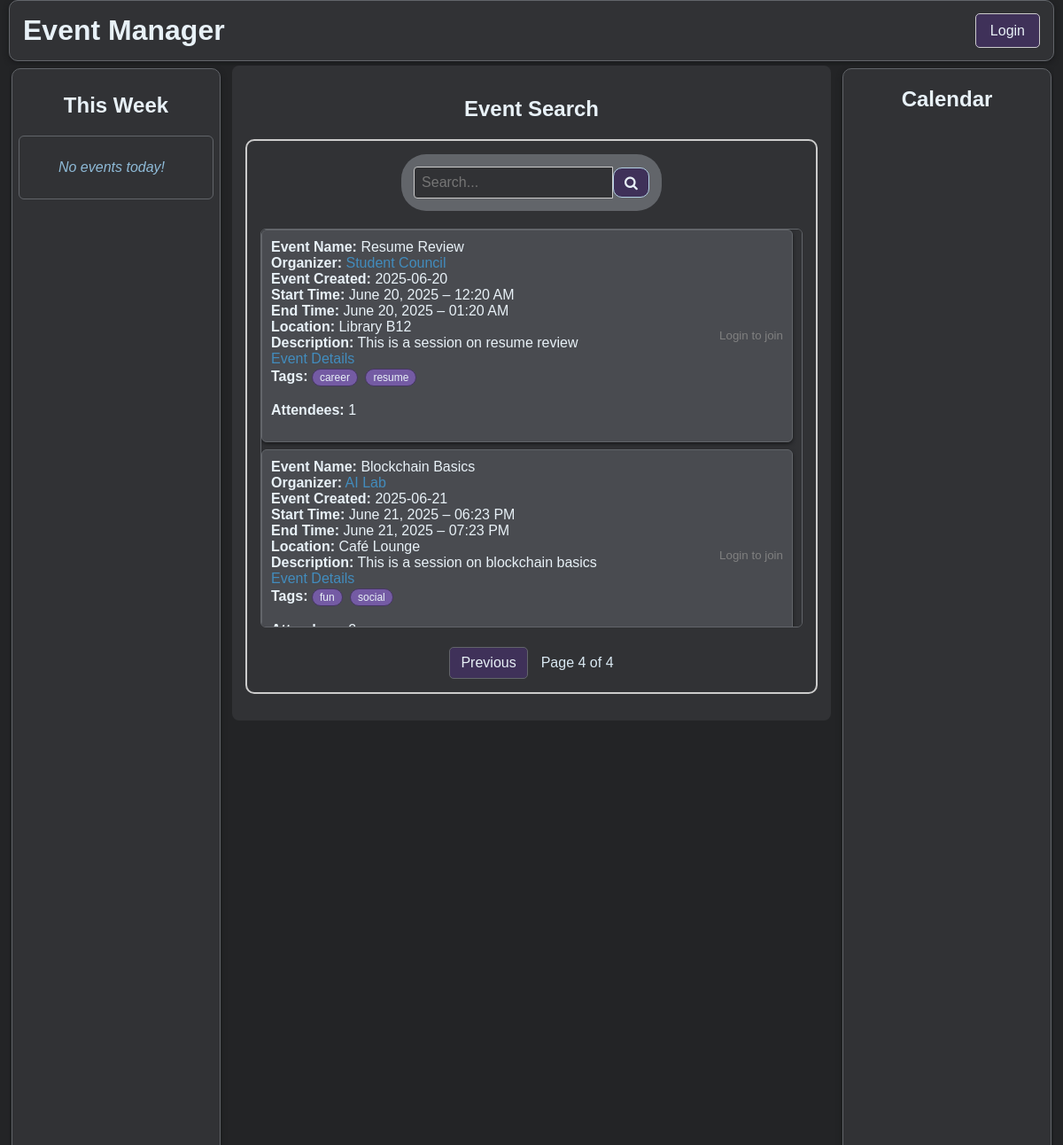
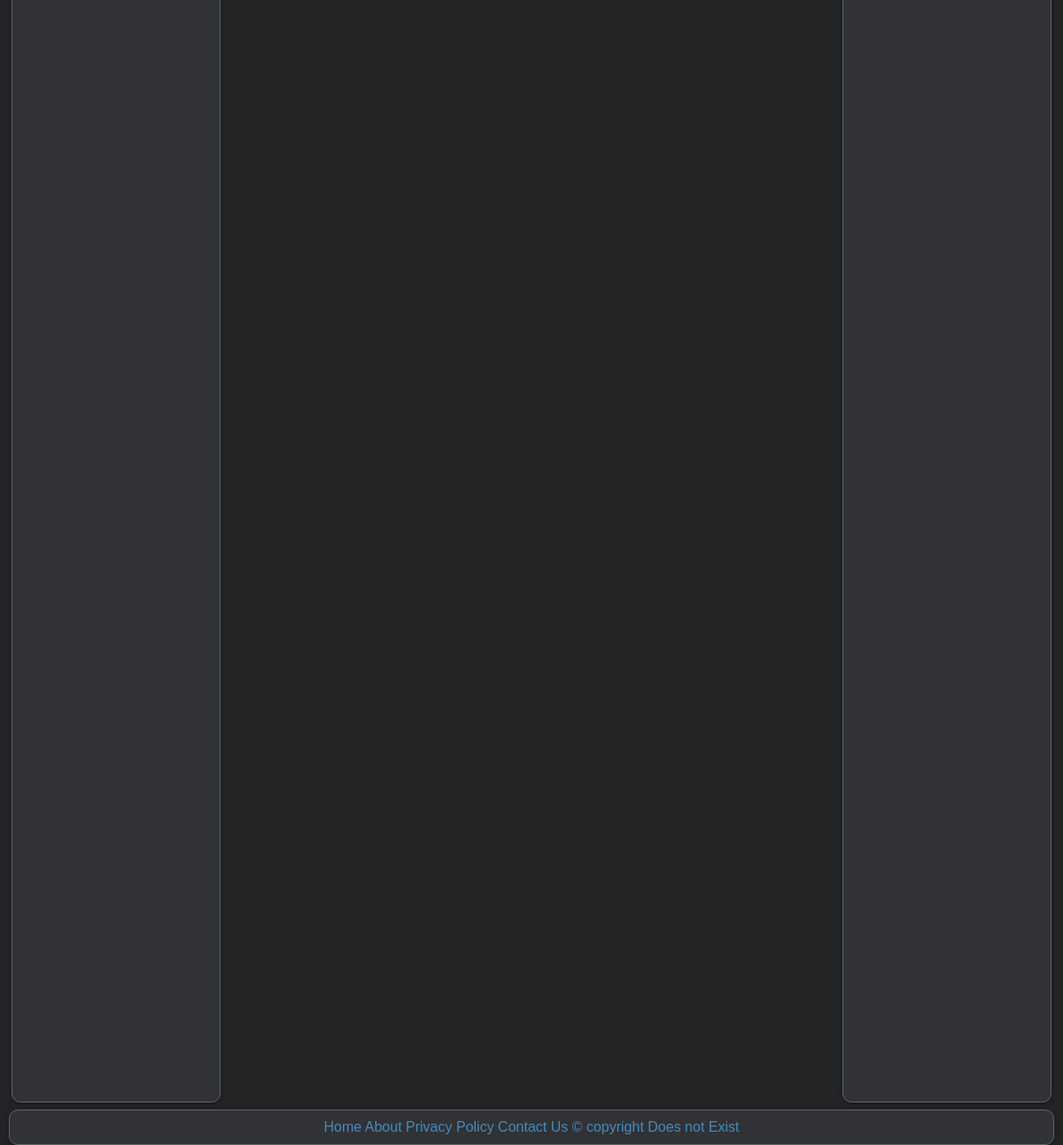
/?page=4, run on the app's committed database (2 pictures, top to bottom).
### src/event_model.py (models this page shows, shortened)
class Events(Base):
    __tablename__ = "events"
    uid: Mapped[int] = mapped_column(Integer, primary_key=True, index=True)
    owner_uid: Mapped[int] = mapped_column(Integer, index=True)
    title: Mapped[str] = mapped_column(String, nullable=False)
    date: Mapped[DateTime] = mapped_column(DateTime, nullable=True)
    start_time: Mapped[DateTime] = mapped_column(DateTime, nullable=False)
    end_time: Mapped[DateTime] = mapped_column(DateTime, nullable=True)
    location: Mapped[str] = mapped_column(String, nullable=True)
    event_type: Mapped[str] = mapped_column(String, nullable=True)
    organizer: Mapped[str] = mapped_column(String, nullable=True, default="Unknown")
    tags: Mapped[str] = mapped_column(String, nullable=True, default="")
    image_urls: Mapped[str] = mapped_column(String, nullable=True, default="")
    description: Mapped[str] = mapped_column(String, nullable=True)
    archived: Mapped[bool] = mapped_column(default=False)
    attendees: Mapped[list["User"]] = relationship(
        "User",
        secondary=event_signups,
        back_populates="events"
    )

### main.py (the view, shortened to what this page needs)
@app.get("/", response_class=HTMLResponse)
def main(
    request: Request,
    db_event: Session = Depends(get_event_session),
    current_user: Optional[UserBase] = Depends(get_current_user),
    page: int = 1,
    per_page: int = 20
):
    from datetime import timedelta
    today = date.today()
    start_of_week = today - timedelta(days=today.weekday())
    end_of_week = start_of_week + timedelta(days=6)
    events_this_week = []
    joined_event_ids = set()
    query = db_event.query(EventBase).filter(EventBase.archived == False)
    all_events = query.offset((page - 1) * per_page).limit(per_page).all()
    attendee_counts = {event.uid: len(event.attendees) for event in all_events}
    event_titles = {event.uid: (event.title) for event in all_events}
    event_descriptions = {event.uid: event.description for event in all_events}
    total_events = query.count()
    total_pages = (total_events + per_page - 1) // per_page
    return templates.TemplateResponse('home.html', {
        'request': request,
        'username': current_user.username if current_user else None,
        'events_today': events_this_week,
        'all_events': all_events,
        'page': page,
        'total_pages': total_pages,
        'joined_event_ids': joined_event_ids,
        'attendee_counts': attendee_counts,
        'event_title': event_titles,
        'description': event_descriptions
    })

### db/session.py (called while the page is built)
def get_user_session():
    db = SessionLocal_usr()
    try:
        yield db
    finally:
        db.close()

def get_event_session():
    db = SessionLocal_usr()
    try:
        yield db
    finally:
        db.close()

### main.py (called while the page is built, shortened)
def get_current_user(request: Request, db: Session = Depends(get_user_session)):
    token = request.cookies.get("access_token")
    if not token:
        return None

### templates/home.html (shortened to what this page needs)
<!DOCTYPE html>
<html data-theme="dark">
<head>
  <link rel="stylesheet" href="/static/styles.css">
  <link rel="stylesheet" href="https://cdnjs.cloudflare.com/ajax/libs/font-awesome/4.7.0/css/font-awesome.min.css">
  <link href="https://cdn.jsdelivr.net/npm/fullcalendar@6.1.8/index.global.min.css" rel="stylesheet" />
</head>
<body>
  <div class="page-container">
    <div class="header">
      <div class="header-left">
        <h1>Event Manager</h1>
      </div>
      <div class="header-right">
        {% if username %}
          <a href="/profile/home" class="login-btn">Profile</a>
        {% else %}
          <a href="/login" class="login-btn">Login</a>
        {% endif %}
      </div>
    </div>
    <div class="content">
      <div class="left">
        <h2 style="text-align:center;">This Week</h2>
        <div class="menu scrollable-event-list">
          {% if not events_today %}
            <p style="padding: 10px; font-style: italic; color: var(--text-300);">No events today!</p>
          {% endif %}
        </div>
      </div>
      <div class="main">
        <div class="search-section">
          <h2 style="text-align:center;">Event Search</h2>
          <div class="search-box">
            <div class="search-centered">
              <div class="search">
                <form action="/search">
                  <input type="search" placeholder="Search..." name="search">
                  <button type="submit"><i class="fa fa-search"></i></button>
                </form>
              </div>
            </div>
            <div class="search-centered">
              <div class="scrollable-event-list-home">
                {% if all_events %}
                  {% for event in all_events %}
                    <div class="event-card">
                      <div class="event-inner">
                        <div class="event-details">
                          <span><b>Event Name:</b> {{ event_title[event.uid] }}</span><br>
                          <b>Organizer:</b>
                          <a href="#" class="organizer-link" data-organizer-id="{{ event.owner_uid }}">{{ event.organizer }}</a><br>
                          <span><b>Event Created:</b> {{ event.date.strftime('%Y-%m-%d') }}</span><br>
                          <span><b>Start Time:</b> {{ event.start_time.strftime('%B %d, %Y – %I:%M %p') }}</span><br>
                          <span><b>End Time:</b> {{ event.end_time.strftime('%B %d, %Y – %I:%M %p') }}</span><br>
                          <span><b>Location:</b> {{ event.location }}</span><br>
                          <span><b>Description:</b> {{ event.description }}</span><br>
                          <a href="#" class="event-details-link" data-event-id="{{ event.uid }}">Event Details</a>
                          <div><b>Tags:</b>
                            {% if event.tags %}
                              {% for tag in event.tags.split(',') %}
                                <span class="tag">{{ tag.strip() }}</span>
                              {% endfor %}
                            {% else %}
                              <em>No tags</em>
                            {% endif %}
                          </div>
                          <p><b>Attendees:</b> {{ attendee_counts[event.uid] }}</p>
                        </div>
                        <div class="scroll-join-button">
                          {% if username %}
                          {% set is_joined = event.uid in joined_event_ids %}
                          <button
                            class="join-btn"
                            onclick="toggleJoin({{ event.uid }}, this)"
                            data-joined="{{ 'true' if is_joined else 'false' }}"
                          >
                            {{ 'Joined!' if is_joined else 'Join' }}
                          </button>
                          {% else %}
                            <small style="color: gray;">Login to join</small>
                          {% endif %}
                        </div>
                      </div>
                    </div>
                  {% endfor %}
                {% else %}
                  <p style="color: var(--text-300); font-style: italic;">No events available.</p>
                {% endif %}
              </div>
            </div>
            <div class="pagination">
              {% if page > 1 %}
                <a href="/?page={{ page - 1 }}">Previous</a>
              {% endif %}
              <span>Page {{ page }} of {{ total_pages }}</span>
            </div>
          </div>
        </div>
      </div>
      <div class="right">
        <h2 style="margin-bottom: 10px;">Calendar</h2>
      </div>
    </div>
    <div class="footer">
      <div class="botnav">
        <a class="active" href="#home">Home</a>
        <a href="#About">About</a>
        <a href="#pPolicy">Privacy Policy</a>
        <a href="#Contact">Contact Us</a>
        <a>© copyright Does not Exist </a>
      </div>
    </div>
  </div>
</body>
</html>

### data on the page
Events: title "Resume Review", organizer "Student Council", date "2025-06-20", start_time "June 20, 2025 – 12:20 AM", end_time "June 20, 2025 – 01:20 AM", location "Library B12", description "This is a session on resume review", strip "career" "resume", attendee_counts "1"
Events: title "Blockchain Basics", organizer "AI Lab", date "2025-06-21", start_time "June 21, 2025 – 06:23 PM", end_time "June 21, 2025 – 07:23 PM", location "Café Lounge", description "This is a session on blockchain basics", strip "fun" "social"

### other printed values
{{ page }} "4"
{{ total_pages }} "4"
